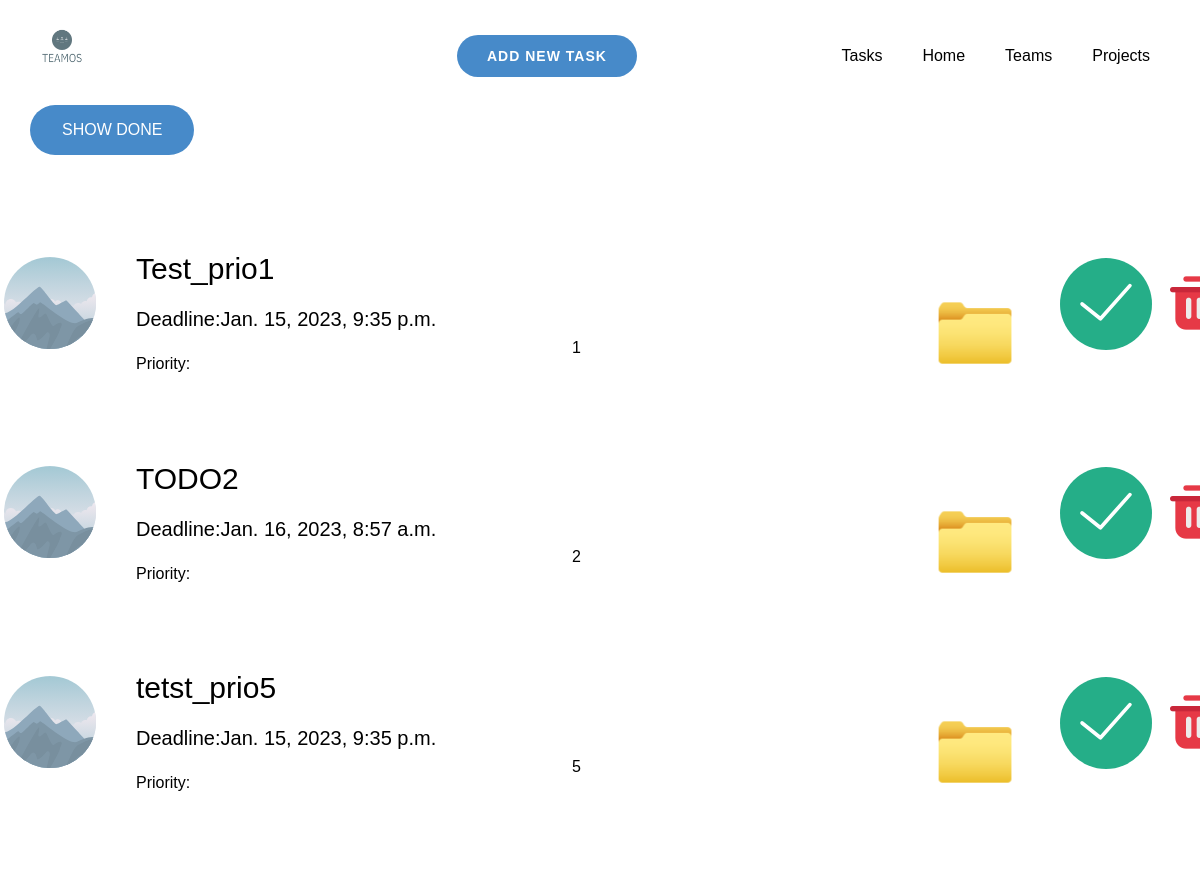
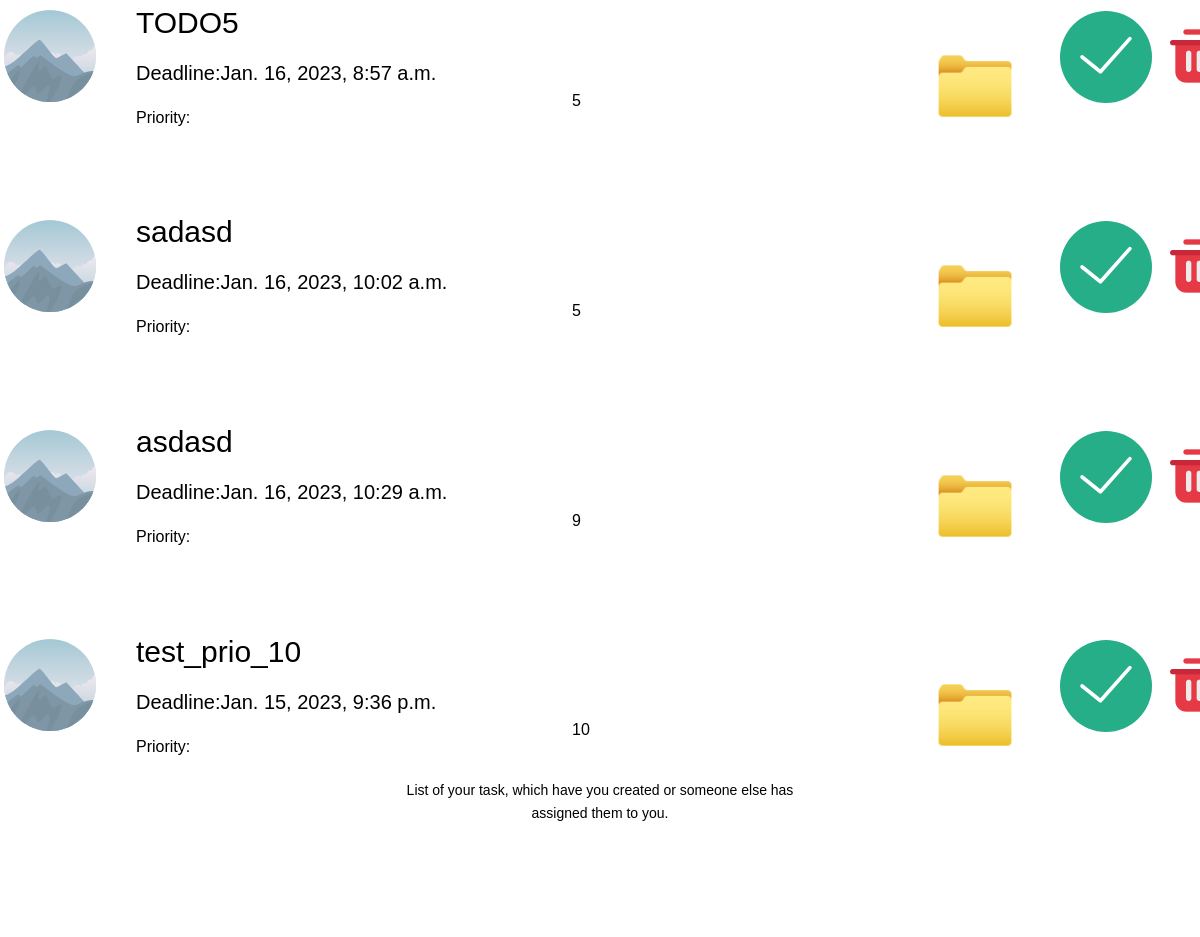
The page /to_do_list/ (signed in) on the database as committed earlier (2 pictures, top to bottom).
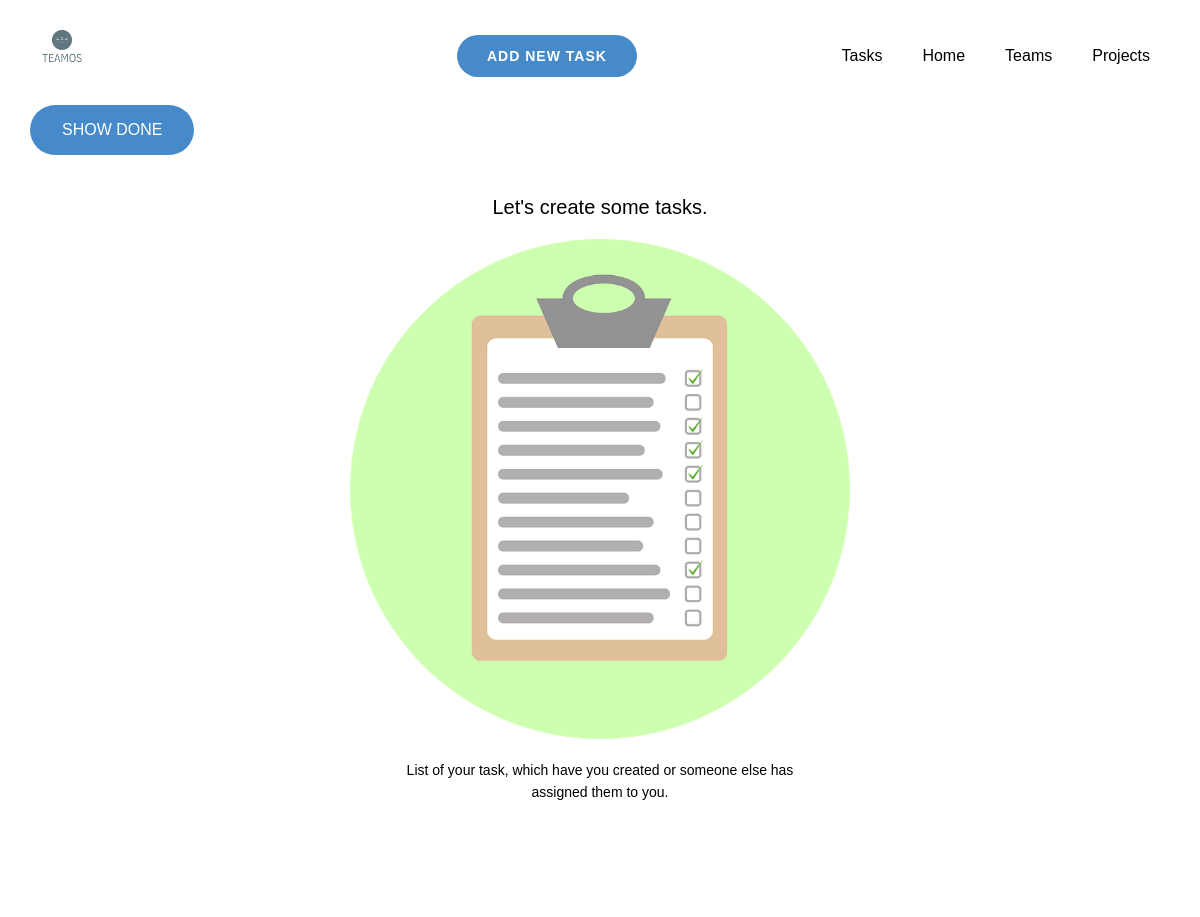
The same page on the database as committed later.
### to_do_list/models.py (models this page shows, shortened)
class Task(models.Model):
    project= models.CharField(max_length=200)
    name = models.CharField(max_length=200)
    description = models.TextField(null=True, blank=True)
    done = models.BooleanField(default=False)
    deadline = models.DateField(default=timezone.now, null=True)
    priority = models.IntegerField()
    class Meta:
         ordering = ['priority']

### to_do_list/views.py (the view)
# urls.py: path('', views.tasklist, name='tasklist'),
@login_required(login_url='login')
def tasklist(request):
    data = Task.objects.filter(done=False)
    print(data)
    return render(request, 'to_do_list/task_list.html', {'data': data})

### templates/to_do_list/task_list.html (shortened to what this page needs)
<!DOCTYPE html>
<html style="font-size: 16px;" lang="en"><head>
    {% load static %}
    <link rel="stylesheet"  href="{% static 'to_do_list/nicepage.css' %}" media="screen">
    <link rel="stylesheet" href="{% static 'to_do_list/Page-1.css' %}" media="screen">
  </head>
  <body class="u-body u-xl-mode" data-lang="en"><header class="u-clearfix u-header u-header" id="sec-1255"><div class="u-clearfix u-sheet u-sheet-1">
        <a href="{% url 'home' %}"  class="u-image u-logo u-image-1">
          <img src="{% static 'to_do_list/images/teamos_logo.png'%}" class="u-logo-image u-logo-image-1">
        </a>
        <nav class="u-menu u-menu-dropdown u-offcanvas u-menu-1">
          <div class="u-nav-container">
             <ul class="u-nav u-unstyled u-nav-1"><li class="u-nav-item"><a class="u-button-style u-nav-link u-text-active-palette-1-base u-text-hover-palette-2-base" href="{% url 'to_do_list:tasklist' %}" style="padding: 10px 20px;">Tasks</a>
</li><li class="u-nav-item"><a class="u-button-style u-nav-link u-text-active-palette-1-base u-text-hover-palette-2-base" href="{% url 'to_do_list:home' %}" style="padding: 10px 20px;">Home</a>
</li><li class="u-nav-item"><a class="u-button-style u-nav-link u-text-active-palette-1-base u-text-hover-palette-2-base" href="{% url 'to_do_list:view_teams' %}" style="padding: 10px 20px;">Teams</a>
</li><li class="u-nav-item"><a class="u-button-style u-nav-link u-text-active-palette-1-base u-text-hover-palette-2-base" href="{% url 'to_do_list:view_projects' %}" style="padding: 10px 20px;">Projects</a>
</li></ul>
          </div>
        </nav>
      <a href="{% url 'to_do_list:addTask' %}" class="u-border-2 u-border-grey-75 u-btn u-btn-round u-button-style u-hover-palette-1-light-1 u-palette-1-base u-radius-50 u-btn-1">ADD NEW TASK</a>
         <a id="show_done" href="{% url 'to_do_list:show_done'%}" class="show-done u-border-2 u-border-grey-75 u-btn u-btn-round u-button-style u-hover-palette-1-light-1 u-palette-1-base u-radius-50 u-btn-2">SHOW DONE</a>
      </div></header>
    <section class="  u-align-left u-clearfix u-valign-top-sm u-valign-top-xs u-section-1" id="carousel_dfc2">
         {% for Task in data %}
      <div class=" record u-clearfix u-sheet u-sheet-1">
        <div class="u-align-left u-container-style u-grey-10 u-group u-group-1">
          <div class="u-container-layout">
            <div class="u-container-style u-group u-palette-1-base u-radius-29 u-shape-round u-group-2">
              <div class="u-container-layout u-container-layout-2">
                <strong><h3 class="u-text " id="name_of_task">{{Task.name}}</h3></strong><h5>Deadline:{{ Task.deadline}}</h5>
                Priority:<span class="u-file-icon u-icon u-icon-1">{{Task.priority}}</span>
                  <span class="u-file-icon u-icon u-icon-2"><a class="u-image u-image-circle u-image-1 describe" value="{{Task.description}}"><img src="{% static 'to_do_list/images/bigfolder.png' %}" alt=""></a></span>
                </div>
            </div>   <span class="u-icon u-icon-4"><svg class="u-svg-link" preserveAspectRatio="xMidYMin slice" viewBox="0 0 50 50" style=""><use xlink:href="#svg-312c"></use></svg></span>
                <img class="u-image u-image-circle u-image-1" alt="" data-image-width="400"  data-image-height="265">
                   <span class=" u-file-icon u-icon u-icon-5">  <a class="delete-button" href="{% url 'to_do_list:task_delete' Task.name %}"><img src="{% static 'to_do_list/images/trash.png'%}"  alt=""></a></span>
          </div>
        </div>
      </div>
        {% empty %}
          <center>
                  <h5>Let's create some tasks.</h5>
                    <img src="{% static 'to_do_list/images/task.png' %}" alt="Press Add task button and start using Teamos!" style="width:500px;height:500px;" >
          </center>
    {% endfor %}
    </section>
    <footer class="u-align-center u-clearfix u-footer u-grey-80 u-footer" id="sec-98e9"><div class="u-clearfix u-sheet u-sheet-1">
        <p class="u-small-text u-text u-text-variant u-text-1">List of your task, which have you created or someone else has assigned them to you.</p>
      </div></footer>
</body></html>

Rows that differ between the two databases and show on the page:
removed Task: name "Test_prio1", deadline "Jan. 15, 2023, 9:35 p.m.", priority "1"
removed Task: name "TODO2", deadline "Jan. 16, 2023, 8:57 a.m.", priority "2"
removed Task: name "tetst_prio5", deadline "Jan. 15, 2023, 9:35 p.m.", priority "5"
removed Task: name "TODO5", deadline "Jan. 16, 2023, 8:57 a.m.", priority "5"
removed Task: name "sadasd", deadline "Jan. 16, 2023, 10:02 a.m.", priority "5"
removed Task: name "asdasd", deadline "Jan. 16, 2023, 10:29 a.m.", priority "9"
removed Task: name "test_prio_10", deadline "Jan. 15, 2023, 9:36 p.m.", priority "10"
Other text that changed with them:
text now shown: "Let's create some tasks."
